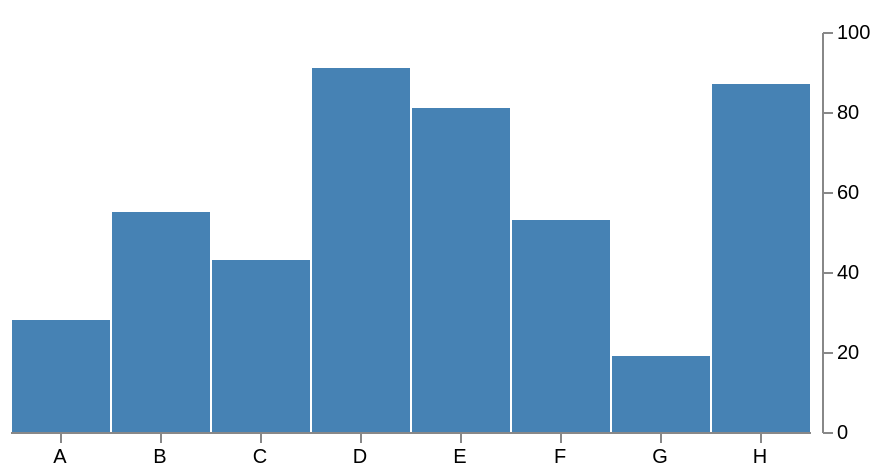

The specification (Vega-Lite) saved for this image:
### Vega specification from a JSON file in a GitHub repository (floating-point values rounded to 4 significant figures)
{"$schema": "https://vega.github.io/schema/vega/v3.0.json", "width": 400, "height": 200, "padding": 5, "data": [{"name": "table", "values": [{"category": "A", "amount": 28}, {"category": "B", "amount": 55}, {"category": "C", "amount": 43}, {"category": "D", "amount": 91}, {"category": "E", "amount": 81}, {"category": "F", "amount": 53}, {"category": "G", "amount": 19}, {"category": "H", "amount": 87}]}], "signals": [{"name": "tooltip", "value": {}, "on": [{"events": "rect:mouseover", "update": "datum"}, {"events": "rect:mouseout", "update": "{}"}]}], "scales": [{"name": "xscale", "type": "band", "domain": {"data": "table", "field": "category"}, "range": "width"}, {"name": "yscale", "domain": {"data": "table", "field": "amount"}, "nice": true, "range": "height"}], "axes": [{"orient": "bottom", "scale": "xscale"}, {"orient": "right", "scale": "yscale", "tickCount": 5, "offset": 6}], "marks": [{"type": "rect", "from": {"data": "table"}, "encode": {"enter": {"x": {"scale": "xscale", "field": "category", "offset": 1}, "width": {"scale": "xscale", "band": 1, "offset": -1}, "y": {"scale": "yscale", "field": "amount"}, "y2": {"scale": "yscale", "value": 0}}, "update": {"fill": {"value": "steelblue"}}, "hover": {"fill": {"value": "red"}}}}, {"type": "text", "encode": {"enter": {"align": {"value": "center"}, "baseline": {"value": "bottom"}, "fill": {"value": "#333"}}, "update": {"x": {"scale": "xscale", "signal": "tooltip.category", "band": 0.5}, "y": {"scale": "yscale", "signal": "tooltip.amount", "offset": -2}, "text": {"signal": "tooltip.amount"}, "fillOpacity": [{"test": "datum === tooltip", "value": 0}, {"value": 1}]}}}]}
